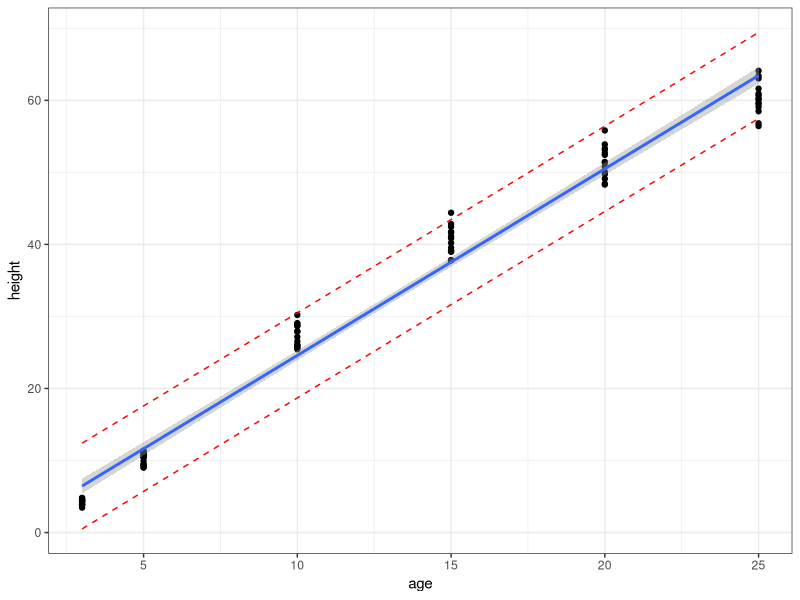

Write R code to recreate this figure.
## ---- chunk 1
library(knitr)
opts_chunk$set(tidy.opts=list(width.cutoff=80),tidy=T)
options(scipen=999)

library(ggplot2)
library(gridExtra)
theme_set(theme_bw())
## ---- chunk 2
df <- Loblolly
summary(cbind(df$height, df$age))
## ---- chunk 3
lm.fit <- lm(formula = height ~ age, data = df)
preds <- predict.lm(object = lm.fit, newdata = NULL, interval = 'prediction')
df.preds <- cbind(df, preds)
ggplot(df.preds, aes(x = age, y = height)) + 
  geom_point() + 
  geom_smooth(method = 'lm', se = T, level = 0.95) + 
  geom_line(aes(y=lwr), color = 'red', linetype = 'dashed') +
  geom_line(aes(y=upr), color = 'red', linetype = 'dashed')
## ---- chunk 4
summary(lm.fit)
## ---- chunk 5
lm.coefs <- as.data.frame(summary(lm.fit)$coefficients)
t.crit <- qt(.975, 82)
b0 <- lm.coefs[1,'Estimate']
b1 <- lm.coefs[2,'Estimate']
b0.se <- lm.coefs[1, 'Std. Error']
b1.se <- lm.coefs[2, 'Std. Error']
cat('95% CI for Intercept: ', b0 + c(-1,1)*t.crit*b0.se, sep = '\n')
cat('95% CI for Age: ', b1 + c(-1,1)*t.crit*b1.se, sep = '\n')

# Equivalently, here's a one-liner
confint(lm.fit)
## ---- chunk 6
lm.fit2 <- lm(formula = height ~ 0 + age, data = df)
summary(lm.fit2)
## ---- chunk 7
confint(lm.fit2)
## ---- chunk 8
df.new <- data.frame(age = 6:15, height.pred = predict(lm.fit2, data.frame(age=6:15)))
kable(df.new, digits = 4, caption = 'Predictions using Regression Through Origin')
## ---- chunk 9
diagPlot<-function(model){
    p1<-ggplot(model, aes(.fitted, .resid))+geom_point()
    p1<-p1+stat_smooth(method="loess")+geom_hline(yintercept=0, col="red", linetype="dashed")
    p1<-p1+xlab("Fitted values")+ylab("Residuals")
    p1<-p1+ggtitle("Residual vs Fitted Plot")+theme_bw()
    
    p2<-ggplot(model, aes(qqnorm(.stdresid)[[1]], .stdresid))+geom_point(na.rm = TRUE)
    p2<-p2+geom_abline(aes(qqline(.stdresid)))+xlab("Theoretical Quantiles")+ylab("Standardized Residuals")
    p2<-p2+ggtitle("Normal Q-Q")+theme_bw()
    
    p3<-ggplot(model, aes(.fitted, sqrt(abs(.stdresid))))+geom_point(na.rm=TRUE)
    p3<-p3+stat_smooth(method="loess", na.rm = TRUE)+xlab("Fitted Value")
    p3<-p3+ylab(expression(sqrt("|Standardized residuals|")))
    p3<-p3+ggtitle("Scale-Location")+theme_bw()
    
    p4<-ggplot(model, aes(seq_along(.cooksd), .cooksd))+geom_bar(stat="identity", position="identity")
    p4<-p4+xlab("Obs. Number")+ylab("Cook's distance")
    p4<-p4+ggtitle("Cook's distance")+theme_bw()
    
    p5<-ggplot(model, aes(.hat, .stdresid))+geom_point(aes(size=.cooksd), na.rm=TRUE)
    p5<-p5+stat_smooth(method="loess", na.rm=TRUE)
    p5<-p5+xlab("Leverage")+ylab("Standardized Residuals")
    p5<-p5+ggtitle("Residual vs Leverage Plot")
    p5<-p5+scale_size_continuous("Cook's Distance", range=c(1,5))
    p5<-p5+theme_bw()+theme(legend.position="bottom")
    
    p6<-ggplot(model, aes(.hat, .cooksd))+geom_point(na.rm=TRUE)+stat_smooth(method="loess", na.rm=TRUE)
    p6<-p6+xlab("Leverage hii")+ylab("Cook's Distance")
    p6<-p6+ggtitle("Cook's dist vs Leverage hii/(1-hii)")
    p6<-p6+geom_abline(slope=seq(0,3,0.5), color="gray", linetype="dashed")
    p6<-p6+theme_bw()
    
    return(list(rvfPlot=p1, qqPlot=p2, sclLocPlot=p3, cdPlot=p4, rvlevPlot=p5, cvlPlot=p6))
}
